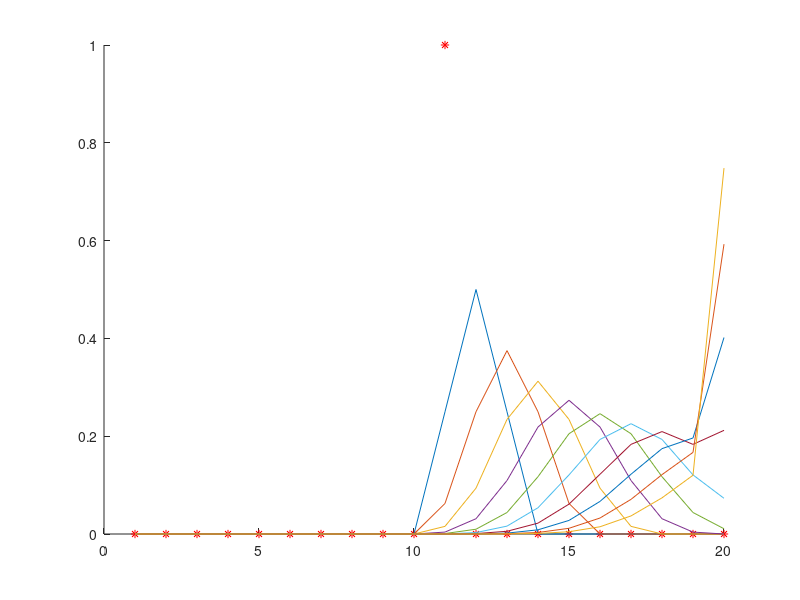
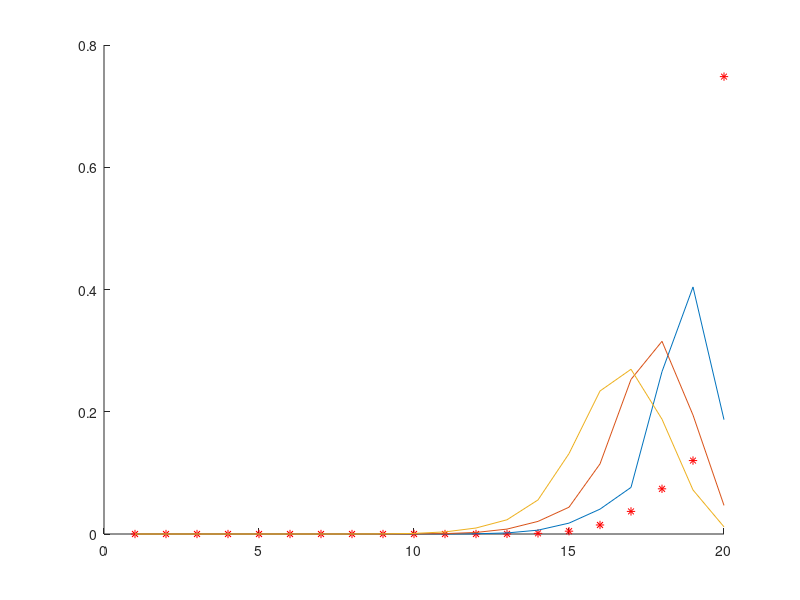

Write MATLAB code to recreate these figures, in order.
% Filtro discreto de Bayes
clear all;
belif=[zeros(10, 1);1; zeros(9,1)];

aux=0;
x=2;


% Matriz de desplazamiento o Probabilidad de transici´on dada una celda a cualquier otra. 
aux=[.25 .5 .25 zeros(1,length(belif)-3)];
u=[];
for i=1:length(belif)-2
  u=[u;shift(aux,i-1)]; % Simplemente  se desplaza la probabilidad local.
endfor
u=[u;[zeros(1,length(belif)-2) .25 .75]];
u=[u;[zeros(1,length(belif)-1) 1]];

figure;hold on;
plot(belif,'*r');
for i=1:10
  belif=sum(u.*belif,1)'; % Se aplica un comando de accion
  plot(belif);
endfor
figure;hold on;
plot(belif,'*r');
for i=1:3
  belif=sum(flip(flip(u,2),1).*belif,1)'; % Se aplica un comando de accion
  plot(belif);
endfor
